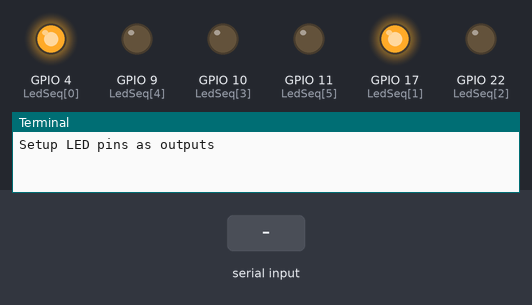
The program below on a simulated Raspberry Pi (BCM pin numbers). Parts: output pins drawn as LEDs (lit = HIGH), the last lines printed to the terminal. The test bench sets the inputs (shaded band). At 4.8 s the program stops and its outputs stay as they are.

Above: at 1.2 s.
1.3 s: "1" typed at the terminal
At 2.2 s:
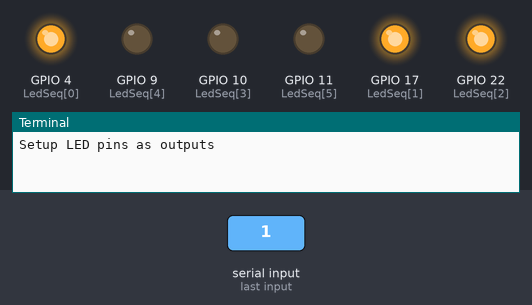
At 5.8 s:
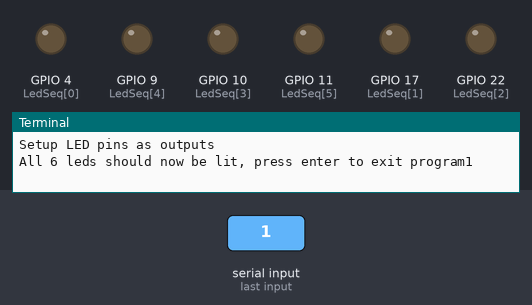
Timing chart, 0 to 6.3 s (numbered marks = the images above; inputs shaded):
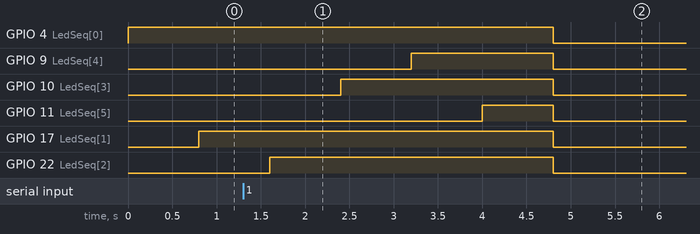

The program:

gpio0.py
```python
#!/usr/bin/env python
#--------------------------------------
#    ___                   ________
#   / _ )___ __________ __/ ___/ (_)__
#  / _  / -_) __/ __/ // / /__/ / / _ \
# /____/\__/_/ /_/  \_, /\___/_/_/ .__/
#                  /___/        /_/
#
#       BerryClip - 6 LED Board
#
# This script lights all 6 LEDs,
# useful for testing ONLY the leds
#
# Author : Graham Taylor
# Date   : 12/11/2012
#
# http://www.raspberrypi-spy.co.uk/
#
#--------------------------------------

# Import required libraries
import RPi.GPIO as GPIO
import time

# Tell GPIO library to use GPIO references
GPIO.setmode(GPIO.BCM)

# List of LED GPIO numbers
LedSeq = [4,17,22,10,9,11]

# Set up the GPIO pins as outputs and set False
print "Setup LED pins as outputs"
for x in range(6):
    GPIO.setup(LedSeq[x], GPIO.OUT)
    GPIO.output(LedSeq[x], False)

# Light all the leds
for x in range(6):
    GPIO.output(LedSeq[x], True)
    time.sleep(0.8)

raw_input('All 6 leds should now be lit, press enter to exit program')

# Reset GPIO settings
GPIO.cleanup()
```

Measured:
- after the input at 1.3 s, GPIO 4 (LedSeq[0]), GPIO 17 (LedSeq[1]): HIGH → LOW after 3.5 s
